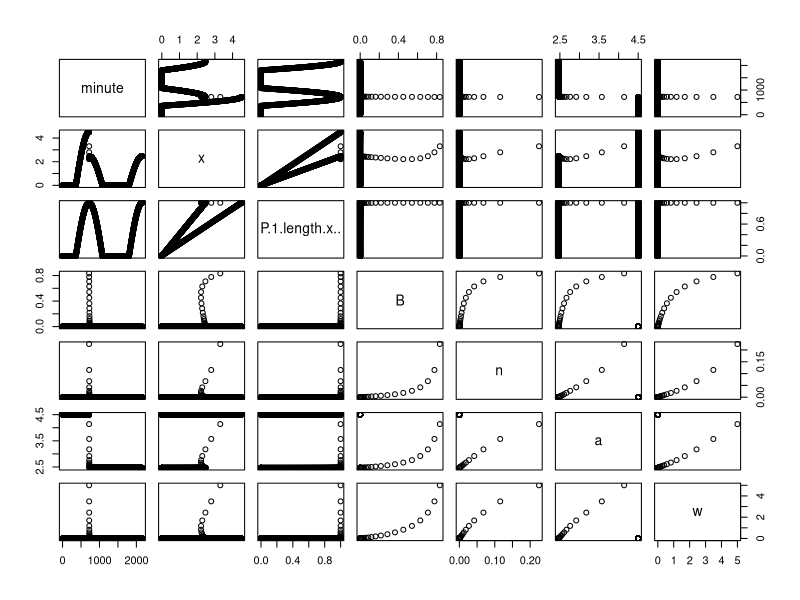

Generate this figure with R:
#### Pitcher plant O2 simulation - stack algorithm
### Nathan Justice
## Last edited: 08June2015

# 6:00 sunrise = 360
# 12:00 noon = 720
# 18:00 sunset = 1080

## Variables ##

days <- 10 # total number of days
totalMinutes <- days*1440 # total number of minutes
k <- 1 # carrying capacity
food <- FALSE # presence of food
feedingTime <- 720 # time at which food is added
foodWeight <- 5 # weight of food
aMax <- 10 # maximum value of augmentation
aMin <- 1 # minimum value of augmentation
beta <- 0.0005 # constant
s <- 10 # constant
d <- 0.5 # constant
c <- 100 # constant
minute <- vector(mode="numeric") # t/time variable
x <- vector(mode="numeric") # amount of o2
a <- vector(mode="numeric") # augmentation function
P <- vector(mode="numeric") # photosynthesis
B <- vector(mode="numeric") # biological o2 demand
n <- vector(mode="numeric") # amount of nutrients
w <- vector(mode="numeric") # amount of food

## Functions ##

light <- function(days){
  out <- sin(2*pi*(1:720)/1440)
  out[out < 0] <- 0
  out <- c(rep(0,720/2), out, rep(0,720/2))
  rep(out, days)
}

PAR <- function(days, rise=6, set=18){
  out <- rep(0, 1440)
  out[(rise*60):(set*60)] <- 1
  rep(out, days)
}

## Initialization ##

# simulate photosynthesis as fixed values
P <- light(days)*PAR(days=days)

# initial nutrient value
n <- 0

# initial augmentation value
a <- (aMax-aMin)/(1+exp(s*n*d))

# initial biological o2 demand
B <- 0/(k+0)

# o2 at minute=0, P=0 b/c unable to index at minute=0
x <- (a*0)-B

# simulate until food is first added (feedingTime=720)
# loop runs until feedingTime-2 b/c food is added AT minute=720
for(i in 1:(feedingTime-2)){
  # augmentation function - default value
  a <- c(a, (aMax-aMin)/(1+exp(-s*n[i]*d)))

  # biological oxygen demand - default value (no food = no microbes)
  B <- c(B, 0/(k+0))

  # calculate o2 amount - product of photosynthesis alone (no food)
  x <- c(x, (a[i]*P[i])-B[i])

  # amount of food - no food
  w <- c(w, 0)

  # amount of nutrients - no nutrients
  n <- c(n, 0)

  # adjust minute
  minute <- c(minute, i)
}

# adjust minute
minute <- c(minute, length(minute)+1)

# adjust amount of food
w <- c(w, w[length(w)])

# add food
food <- TRUE
w <- c(w, foodWeight)

# run simulation for a full day
for(j in 1:1439){
  # adjust minute
  minute <- c(minute, length(minute)+1)

  # adjust biological o2 demand
  B <- c(B, w[length(minute)]/(k+w[length(minute)]))

  # adjust amount of nutrients
  n <- c(n, (w[length(minute)]*x[length(minute)-1])/c)

  # adjust augmentation value
  a <- c(a, ((aMax-aMin)/(1+exp(-(s*n[length(minute)]-d))+aMin)))

  x <- c(x, (a[length(minute)]*P[length(minute)])-B[length(minute)])

  if(j < 1439){
    # adjust amount of food
    w <- c(w, w[length(minute)]*exp(-beta*length(minute)))
  }
}

data <- data.frame(minute, x, P[1:length(x)], B, n, a, w)
pairs(data)
